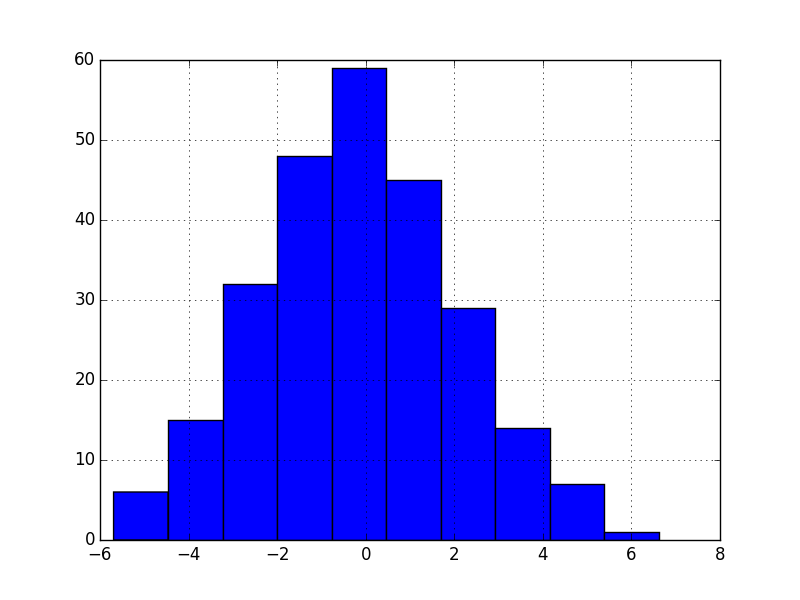

Here is the Python script that generated this plot:
from numpy.random import multivariate_normal
import matplotlib.pyplot as plt
import pandas as pd
import numpy as np
import scipy.stats as ss

mean=[0,0,0]
cov=[[6,3,2],[3,10,3],[2,3,5]]
x,y,z = multivariate_normal(mean,cov,1000000).T
Sample=pd.DataFrame(x,columns=['X'])
Sample['Y']=y
Sample['Z']=z
xx=Sample[map(lambda y,z:y>=-0.05 and y<=0.05 and z>=-0.05 and z<=0.05,Sample['Y'],Sample['Z'])]['X']
xx.hist()
print np.mean(np.array(xx))#=-0.183756247228
print np.var(np.array(xx))#=4.84656080454
plt.show()
ss.shapiro(xx)
#(0.9962435960769653, 0.8010374903678894)


'''
#plt.plot(x,x,x,'x'); plt.axis('equal'); 
#plt.show()
import matplotlib as mpl
from mpl_toolkits.mplot3d import Axes3D
import numpy as np

mpl.rcParams['legend.fontsize'] = 10
#fig = plt.figure()
#ax = fig.gca(projection='3d')
#ax.scatter(x, y, z)
#ax.legend()
'''
